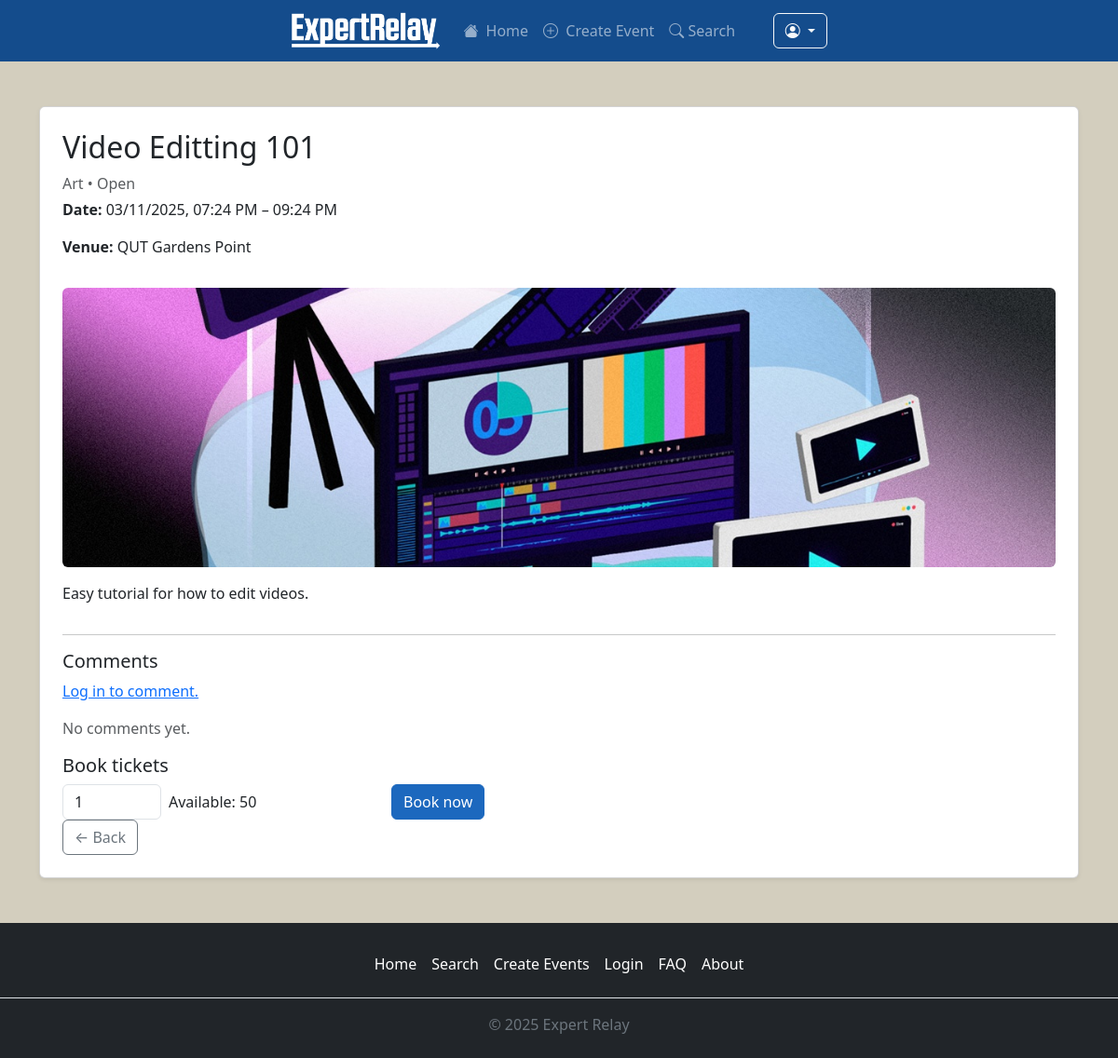
Screenshot of /event/4 with the database file from the repository.
### travel/models.py (models this page shows, shortened)
class Event(db.Model):
    __tablename__ = 'events'
    id = db.Column(db.Integer, primary_key=True)
    title = db.Column(db.String(100), index=True, unique=True, nullable=False)
    description = db.Column(db.String(400))
    image = db.Column(db.String(255), nullable=True)   # <-- fix double assignment
    start_at = db.Column(db.DateTime, nullable=False)
    end_at = db.Column(db.DateTime, nullable=False)
    venue = db.Column(db.String(200), nullable=False)
    price = db.Column(db.Numeric, nullable=False)
    status = db.Column(db.String(20), nullable=False)
    tickets_av = db.Column(db.Integer, nullable=False)
    user_id = db.Column(db.Integer, db.ForeignKey('users.id'))
    category_id = db.Column(db.Integer, db.ForeignKey('categories.id'))
    comments = db.relationship(
        'Comment',
        back_populates='event',
        cascade='all, delete-orphan'
    )
    orders = db.relationship('Order', backref='event')

class Category(db.Model):
    __tablename__ = 'categories'
    id = db.Column(db.Integer, primary_key=True)
    name = db.Column(db.String(50), unique=True, nullable=False)
    events = db.relationship('Event', backref='category')

### travel/views.py (the view, shortened to what this page needs)
@bp.route('/event/<int:event_id>', methods=['GET','POST'])
def event_detail(event_id):
    from .models import Event
    event = Event.query.get_or_404(event_id)
    comments = Comment.query.filter_by(event_id=event_id).order_by(Comment.posted_at.desc()).all()
    return render_template('event.html', event=event, comments=comments, active_page="event")

### travel/templates/event.html
{% extends 'base.html' %}
{% block content %}
<div class="container my-5">
  <div class="card shadow-sm p-4">
    <h2>{{ event.title }}</h2>
    <p class="text-muted mb-1">{{ event.category.name }} • {{ event.status }}</p>
    <p><strong>Date:</strong> {{ event.start_at.strftime('%d/%m/%Y, %I:%M %p') }} – {{ event.end_at.strftime('%I:%M %p') }}</p>
    <p><strong>Venue:</strong> {{ event.venue }}</p>
    {% if event.image %}
    <img src="{{ url_for('static', filename='uploads/' + event.image) }}"
         class="img-fluid rounded my-3"
         style="max-height: 300px; object-fit: cover;">
    {% endif %}
    <p>{{ event.description }}</p>
    <hr>
    <h5>Comments</h5>
    {% if current_user.is_authenticated %}
      <form method="post" class="mb-3" action="{{ url_for('main.event_detail', event_id=event.id) }}">
        <textarea class="form-control" name="comment" placeholder="Add a comment..." required></textarea>
        <button class="btn btn-primary mt-2">Comment</button>
      </form>
    {% else %}
      <p><a href="{{ url_for('auth.login') }}">Log in to comment.</a></p>
    {% endif %}
    {% for c in comments %}
      <div class="border rounded p-2 my-2">
        <strong>{{ c.user.first_name or 'User'}}</strong>
        <small class="text-muted">{{ c.posted_at.strftime('%d/%m/%Y, %I:%M %p') }}</small>
        <p>{{ c.text }}</p>
      </div>
    {% else %}
      <p class="text-muted">No comments yet.</p>
    {% endfor %}
    <h5>Book tickets</h5>
    <form method="post" action="#">
      <div class="row g-2 align-items-center">
        <div class="col-auto">
          <input type="number" name="quantity" value="1" min="1" max="{{ event.tickets_av }}" class="form-control">
        </div>
        <div class="col-auto">
          <input type="text" readonly class="form-control-plaintext" value="Available: {{ event.tickets_av }}">
        </div>
        <div class="col-auto">
          <button type="submit" class="btn btn-primary">Book now</button>
        </div>
      </div>
    </form>
    <div class="d-flex justify-content-between">
      <a href="{{ url_for('main.index') }}" class="btn btn-outline-secondary">&larr; Back</a>
    </div>
  </div>
</div>
{% endblock %}

### travel/static/styles.css (style rules this page uses)
:root { --banner: #144c8c; --chrome: #1c242c; --bg: #d3cebe; --box: #ffffff; --radius: 16px; }
html, body { height: 100% }
body { background: #d3cebe; min-height: 100%; display: flex; flex-direction: column; }
.btn-primary { background-color: #1c68be; border-color: #1c68be; }

### rows the page displays
Event: title "Video Editting 101", status "Open", start_at "03/11/2025, 07:24 PM", end_at "09:24 PM", venue "QUT Gardens Point", image (picture), description "Easy tutorial for how to edit videos.", tickets_av "Available: 50"
Category: category.name "Art"
